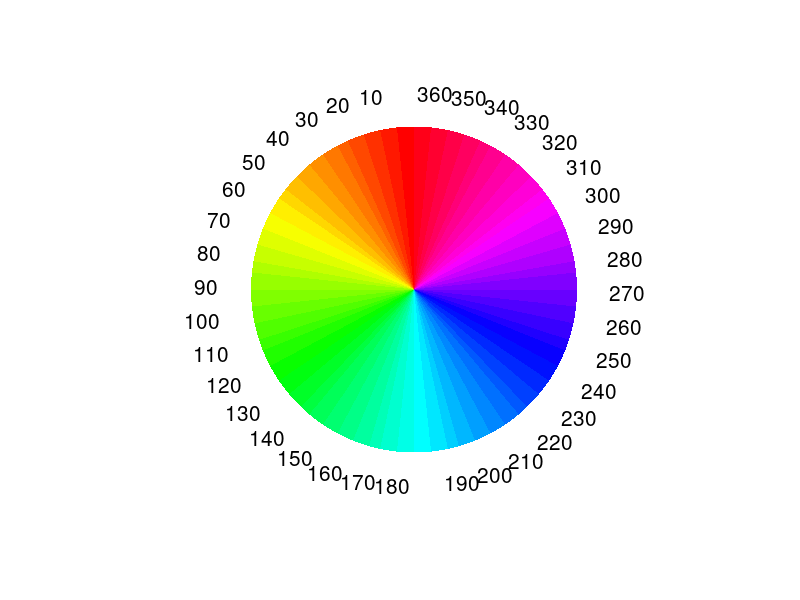

MATLAB code for this plot:
% circular colorbar

x=ones(1,360);
h=pie(x(1:2:end));
colormap hsv
for hc=1:2:length(h) % segments
    set(h(hc),'EdgeColor','none');
end
for hc=2:2:length(h) % texts
    if mod(hc,10)~=0
        delete(h(hc)); % delete some texts
    else
        set(h(hc),'string',num2str(hc),'fontSize',15); % set new texts
    end
end